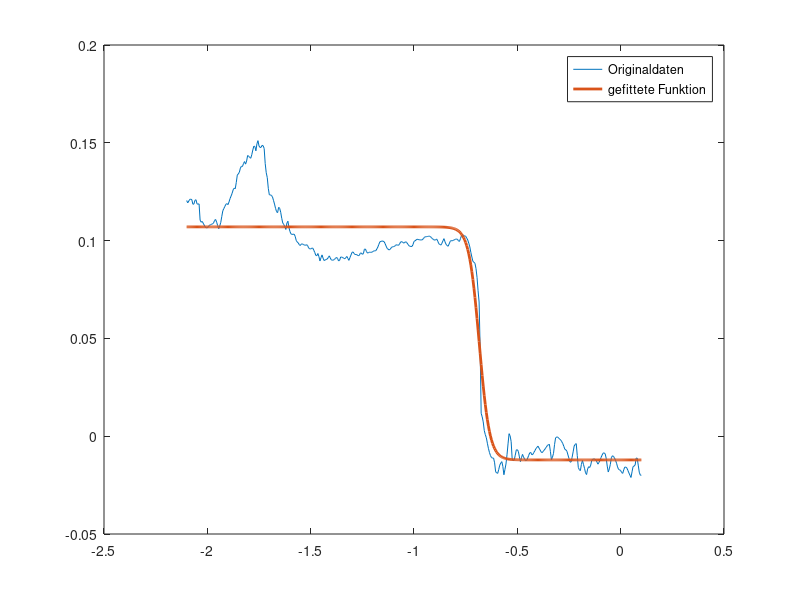

Source code (MATLAB):
% Kap_06_Strassenkante.m
function strassenkante
% nichtlinearen Fit berechnen mit dem Newtonverfahren
 load strasse.txt % einlesen der (x,y)-Wertepaare
 global xi yi % (x,y)-Werte global halten
 xi = strasse(:,1); yi = strasse(:,2); nx = length(xi)
 plot(xi,yi); hold on  % Rohdaten plotten
% Startwerte fuer a,b,c schaetzen
 a = min(yi); b = max(yi)-a; 
 diff = abs(yi(2:nx)-yi(1:nx-1)); [diffmax,ii] = max(diff); 
 c = xi(ii); % Position der max. Aenderung in y
 params = [a;b;c];
% Newtonverfahren aufrufen und Ergebnis plotten
 tol = 1.0e-6; x0 = [a;b;c];
 xres = newton(@fcn,x0,tol);
 y_fit = fit_fcn(xi,xres);
 plot(xi,y_fit,'Linewidth',2)
 legend('Originaldaten','gefittete Funktion');

function y = fit_fcn(x,params)
 p = 0.025; % bleibt unveraendert
 a = params(1); b = params(2); c = params(3);
 y = a + b./(exp((x-c)/p)+1);

function x = newton(fcn,x0,tol)
% berechnet Nullstelle von fcn mit Genauigkeit tol 
% und Startwert x0
 h = 2*tol; x = x0; nit = 0;
 while (norm(h) > tol) && (nit < 20) % max. 20 Iterationen
   nit = nit + 1;
   J = jac(x,fcn);  b = fcn(x); 
   h = -J\b; x = x + h;
 end 

function f = fcn(x)
 global xi yi 
 f0 = fit_fcn(xi,x);
 a = x(1); b = x(2); c = x(3); p = 0.025;
 expp = exp( (xi-c)/p );
 f(1,1) = sum(f0-yi);
 f(2,1) = sum( (f0-yi)./(expp + 1) );
 f(3,1) = sum( (f0-yi)*b/p.* expp./(expp+1).^2 );

function J = jac(x,f)
% numerische Jacobimatrix der Fkt f an der Stelle x
 f0 = f(x);
 for i = 1:length(x)
    h = sqrt(eps)*max(1.0e-8,abs(x(i)));
    x1 = x; x1(i) = x1(i) + h;
    J(:,i) = (f(x1)-f0)/h;  % komplette Spalte von J 
 end


